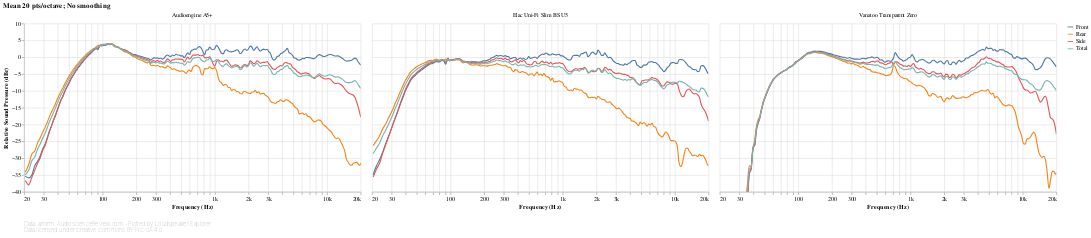

Write notebook code for a chart like this one.
### Markdown cell above
[ANSI-CTA-2034-A](https://shop.cta.tech/products/standard-method-of-measurement-for-in-home-loudspeakers) section 5.2 defines the following Horizontal Reflection curves as the power average of the responses at the following horizontal angles:

- **Front**: ±0-30°
- **Side**: ±40-80°
- **Rear**: ±90-180° (i.e. rear semicircle)

### Code cell
#@markdown
def reflection_responses_chart(axis):
    return frequency_response_db_chart(
        speakers_fr_ready
            .loc[:, f'{axis} Reflections']
            .rename_axis(columns=['Direction'])
            .rename(columns=lambda column:
                    re.sub(f' ?{axis} ?', '', re.sub(' ?Reflection ?', '', column))),
        lambda chart: lsx.util.pipe(chart
            .encode(sound_pressure_yaxis(), key_color()),
            speaker_facet, speaker_input),
        lambda chart: lsx.alt.interactive_line(chart),
        fold={},
        additional_tooltips=[alt.Tooltip('key', type='nominal', title='Direction')],
        sidebyside=True)

reflection_responses_chart('Horizontal')

### Figure 1 — Vega-Lite specification as saved in the notebook (floating-point values rounded to 4 significant figures; data arrays with more than 128 entries replaced by an {"elided": "..."} marker saying what was removed)
{"config": {"view": {"continuousWidth": 400, "continuousHeight": 300, "opacity": 0}}, "vconcat": [{"data": {"name": "data-c8751aa942a8ce2678f7cf3d3bb78c82"}, "facet": {"type": "nominal", "field": "speaker", "title": null}, "spec": {"layer": [{"mark": {"type": "line", "clip": true, "interpolate": "monotone"}, "encoding": {"opacity": {"condition": {"value": 1, "selection": "selector026"}, "value": 0.2}}, "selection": {"selector026": {"type": "multi", "encodings": ["color"], "bind": "legend"}, "selector028": {"type": "interval", "bind": "scales", "encodings": ["x", "y"]}, "selector029": {"type": "single", "fields": ["speaker"], "bind": {"input": "select", "options": [null, "Audioengine A5+", "Elac Uni-Fi Slim BS U5", "Vanatoo Transparent Zero"], "labels": ["All", "Audioengine A5+", "Elac Uni-Fi Slim BS U5", "Vanatoo Transparent Zero"], "name": "Speaker: "}}}, "title": {"text": "Mean 20 pts/octave; No smoothing", "anchor": "start"}}, {"mark": {"type": "circle", "clip": true, "size": 100}, "encoding": {"fillOpacity": {"condition": {"value": 0.3, "selection": "selector027"}, "value": 0}}, "selection": {"selector027": {"type": "single", "on": "mouseover", "clear": "mouseout", "empty": "none", "encodings": ["x", "y"]}}, "title": {"text": "Mean 20 pts/octave; No smoothing", "anchor": "start"}}], "encoding": {"color": {"type": "nominal", "field": "key", "legend": {"symbolType": "stroke"}, "sort": null, "title": null}, "tooltip": [{"type": "nominal", "field": "key", "title": "Direction"}, {"type": "quantitative", "field": "frequency", "format": ".03s", "title": "Frequency (Hz)"}, {"type": "quantitative", "field": "value", "format": ".2f", "title": "Value (dB)"}], "x": {"type": "quantitative", "axis": {"format": "s"}, "field": "frequency", "scale": {"base": 10, "domain": [20, 20000], "nice": false, "type": "log"}, "title": "Frequency (Hz)"}, "y": {"type": "quantitative", "axis": {"grid": true}, "field": "value", "scale": {"domain": [-40, 10]}, "title": ["Relative Sound Pressure (dBr)"]}}, "height": 300, "transform": [{"flatten": ["frequency", "Front", "Rear", "Side", "Total"]}, {"fold": ["Front", "Rear", "Side", "Total"]}], "width": 600}, "title": {"text": "Mean 20 pts/octave; No smoothing", "anchor": "start"}, "transform": [{"filter": {"selection": "selector029"}}]}, {"mark": "text", "height": 1, "title": {"text": ["Data: amirm, AudioScienceReview.com - Plotted by Loudspeaker Explorer", "Data licensed under Creative Commons BY-NC-SA 4.0"], "anchor": "start", "color": "gray", "fontSize": 10, "fontWeight": "lighter"}, "width": 600}], "resolve": {"legend": {"color": "independent"}}, "$schema": "https://vega.github.io/schema/vega-lite/v4.8.1.json", "datasets": {"data-c8751aa942a8ce2678f7cf3d3bb78c82": [{"speaker": "Audioengine A5+", "frequency": {"elided": "194 float values"}, "Front": {"elided": "194 float values"}, "Rear": {"elided": "194 float values"}, "Side": {"elided": "194 float values"}, "Total": {"elided": "194 float values"}}, {"speaker": "Elac Uni-Fi Slim BS U5", "frequency": {"elided": "194 float values"}, "Front": {"elided": "194 float values"}, "Rear": {"elided": "194 float values"}, "Side": {"elided": "194 float values"}, "Total": {"elided": "194 float values"}}, {"speaker": "Vanatoo Transparent Zero", "frequency": {"elided": "194 float values"}, "Front": {"elided": "194 float values"}, "Rear": {"elided": "194 float values"}, "Side": {"elided": "194 float values"}, "Total": {"elided": "194 float values"}}]}}
